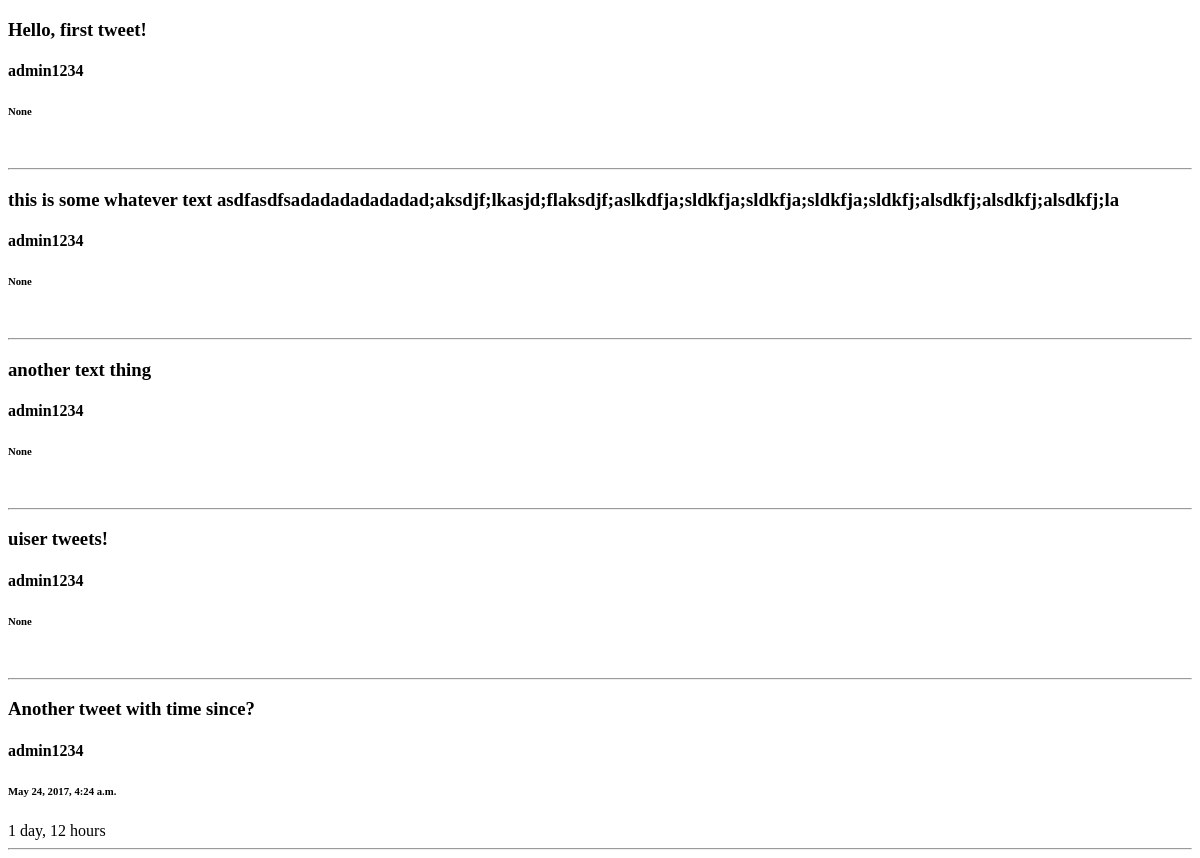
Page /tweet/ on the earlier database version.
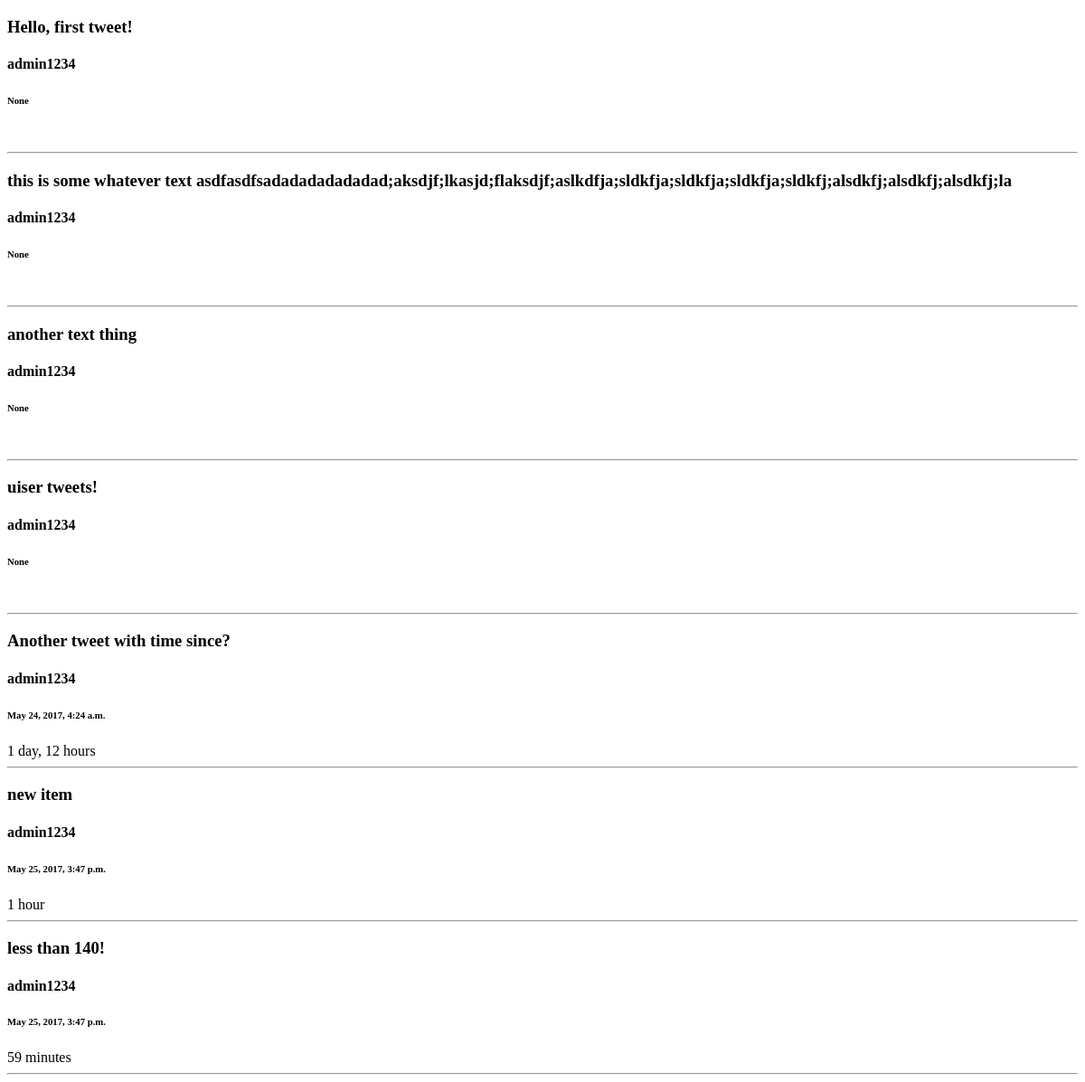
Same page on the later database version.
### tweets/models.py (models this page shows, shortened)
class Tweet(models.Model):
    user = models.ForeignKey(settings.AUTH_USER_MODEL)
    content = models.CharField(max_length=140, validators=[validate_content])
    timestamp = models.DateTimeField(auto_now=True)
    updated = models.DateTimeField(auto_now=True, )

### tweets/views.py (the view)
class TweetListView(ListView):
    template_name = "tweets/list_view.html"
    queryset = Tweet.objects.all()

### tweets/templates/tweets/list_view.html (shortened to what this page needs)
<!DOCTYPE html>
<html lang="en">
<head>
</head>
<body>
    {% for tweet in object_list%}
        <h3>{{ tweet.content }}</h3>
        <h4>{{ tweet.user }}</h4>
        <h6>{{ tweet.timestamp }}</h6>
        {{ tweet.timestamp|timesince }} <br>
        <hr>
    {% endfor %}
</body>
</html>

Differences in the rows shown:
added Tweet: content "new item", user "admin1234", timestamp "May 25, 2017, 3:47 p.m.", timestamp "1 hour"
added Tweet: content "less than 140!", user "admin1234", timestamp "May 25, 2017, 3:47 p.m.", timestamp "59 minutes"
